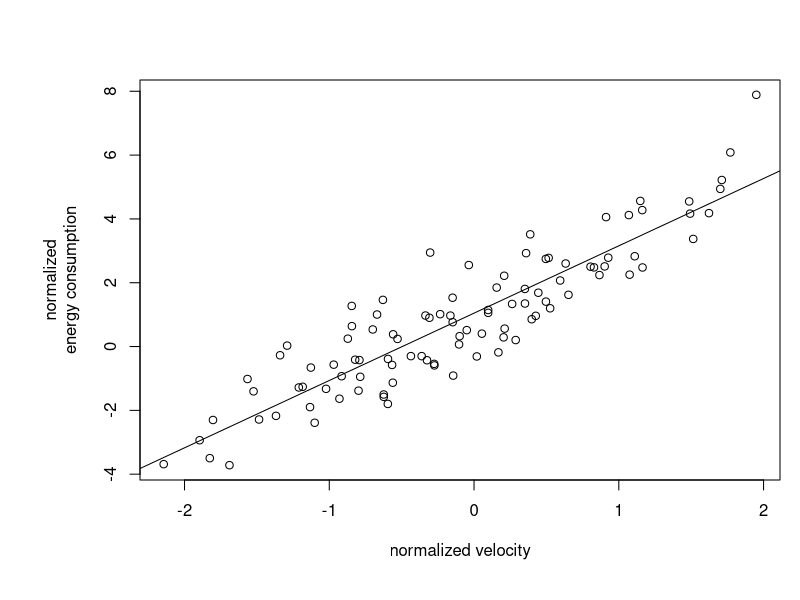

Generate this figure with R:
# Analytical workflows : coding demo

#Additional info about code useful for 
#collaborators or future self



# Clear workspace and close all graphics ----------------------------------
# Start script from a clean workspace to prevent errors

rm(list = ls())
graphics.off()



# Generate some data ------------------------------------------------------

n <- 100 #numbers
m <- 2.2 #slope
b <- 1.1 #intercept

x <- rnorm(n = n, mean = 0, sd = 1) #indedpendent variable
noise <- rnorm(n = n, mean = 0, sd = 1) 
y <- m * x + b + noise

#plot(x,y)  #debug plot


# Do linear regression ----------------------------------------------------

fit <- glm(y~x)


# Plot the results --------------------------------------------------------

par(mar=c(6,7,4,1))

plot(x, y,
     xlab = "normalized velocity",
     ylab = "normalized\nenergy consumption"
     )

abline(fit)

